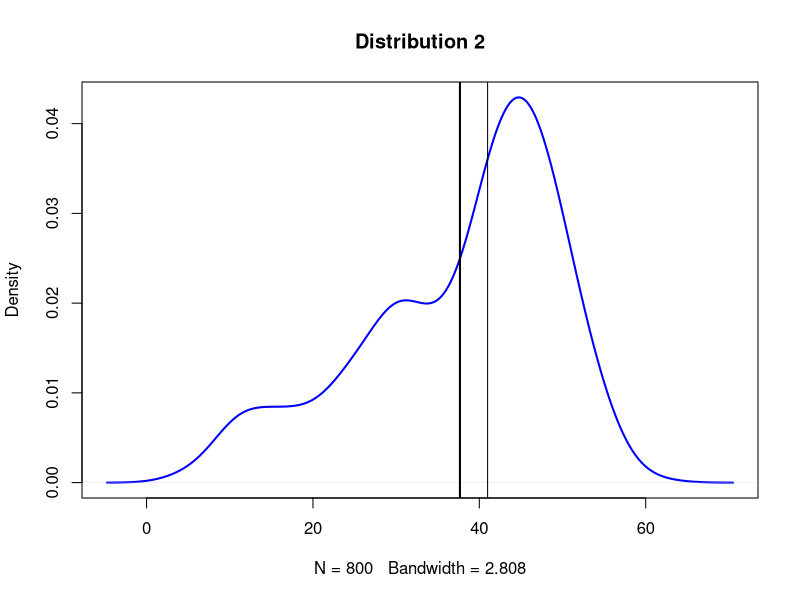
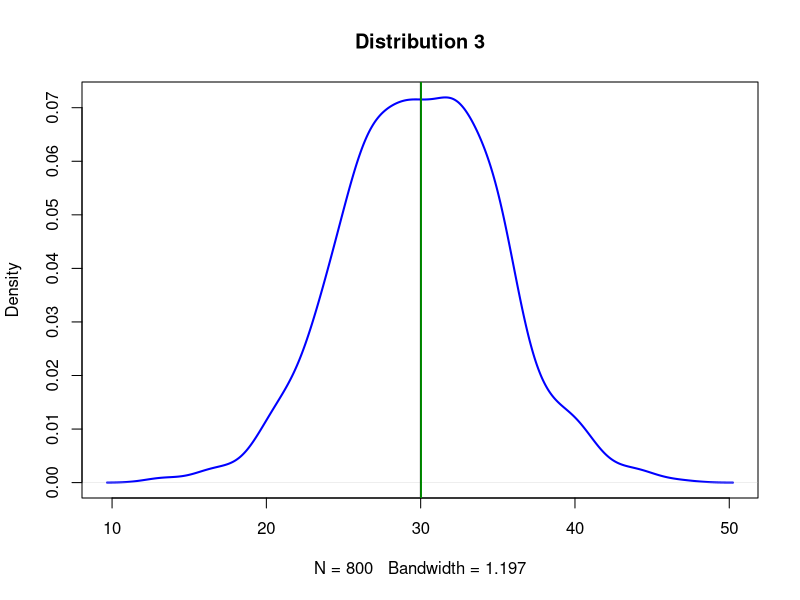
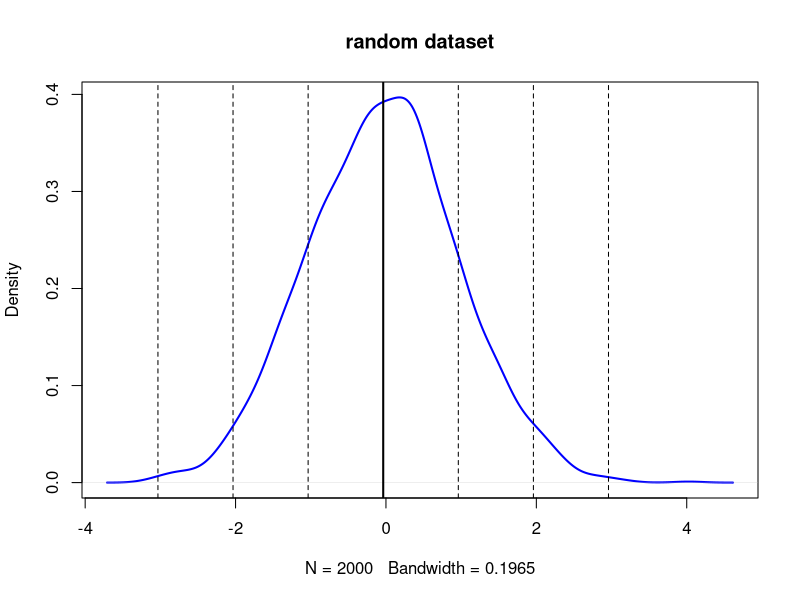

Generate these figures, in order, with R:
## ---- chunk 1
d1 <- rnorm(n=500, mean=45, sd=5)
d2 <- rnorm(n=200, mean=30, sd=5)
d3 <- rnorm(n=100, mean=15, sd=5)
d123 <- c(d1, d2, d3)
plot(density(d123), col="blue", lwd=2, main = "Distribution 2")
abline(v=mean(d123), lwd = 2)
abline(v=median(d123))
mean(d123)
median(d123)
## ---- chunk 2
d1_ <- rnorm(n=800, mean=30, sd=5)
plot(density(d1_), col="blue", lwd=2, main = "Distribution 3")
abline(v=mean(d1_), lwd = 2)
abline(v=median(d1_), col = "green")
mean(d1_)
median(d1_)
## ---- chunk 3
rdata <- rnorm(n=2000, mean=0, sd=1)
plot(density(rdata), col="blue", lwd=2, main = "random dataset")
abline(v=mean(rdata), lwd = 2)
abline(v=mean(rdata)-sd(rdata), lty="dashed")
abline(v=mean(rdata)+sd(rdata), lty="dashed")
abline(v=mean(rdata)-2*sd(rdata), lty="dashed")
abline(v=mean(rdata)+2*sd(rdata), lty="dashed")
abline(v=mean(rdata)-3*sd(rdata), lty="dashed")
abline(v=mean(rdata)+3*sd(rdata), lty="dashed")
## ---- chunk 4
quartiles = quantile(rdata)
#(1)
quartiles[2:4]
#(2)
(quartiles[2:4]-mean(rdata))/sd(rdata)
## ---- chunk 5
new_rdata <- rnorm(n=2000, mean=35, sd=3.5)
new_quartiles = quantile(new_rdata)
(new_quartiles[2]-mean(new_rdata))/sd(new_rdata)
(new_quartiles[4]-mean(new_rdata))/sd(new_rdata)
## ---- chunk 6
d1 <- rnorm(n=500, mean=15, sd=5)
d2 <- rnorm(n=200, mean=30, sd=5)
d3 <- rnorm(n=100, mean=45, sd=5)
d123 <- c(d1, d2, d3)
d123_quartiles = quantile(d123)
(d123_quartiles[2]-mean(d123))/sd(d123)
(d123_quartiles[4]-mean(d123))/sd(d123)
## ---- chunk 7
rand_data <- rnorm(800, mean=20, sd = 5) 
#Sturges' formula
k_1 <- ceiling(log2(length(rand_data))+1)
h_1 <- (max(rand_data) - min(rand_data))/k_1
k_1
h_1
#Scott’s normal reference rule
h_2 <- 3.49*sd(rand_data)/(length(rand_data)^(1/3))
k_2 <- ceiling((max(rand_data) - min(rand_data))/h_2)
k_2
h_2
#Freedman-Diaconis’ choice
h_3 <- 2*IQR(rand_data)/(length(rand_data)^(1/3))
k_3 <- ceiling((max(rand_data) - min(rand_data))/h_3)
k_3
h_3
## ---- chunk 8
out_data <- c(rand_data, runif(10, min=40, max=60))
#(a)
k1 <- ceiling(log2(length(out_data))+1)
h1 <- (max(out_data) - min(out_data))/k1
#(b)
h2 <- 3.49*sd(out_data)/(length(out_data)^(1/3))
#(c)
h3 <- 2*IQR(out_data)/(length(out_data)^(1/3))
c(h_1, h_2, h_3)
c(h1, h2, h3)
